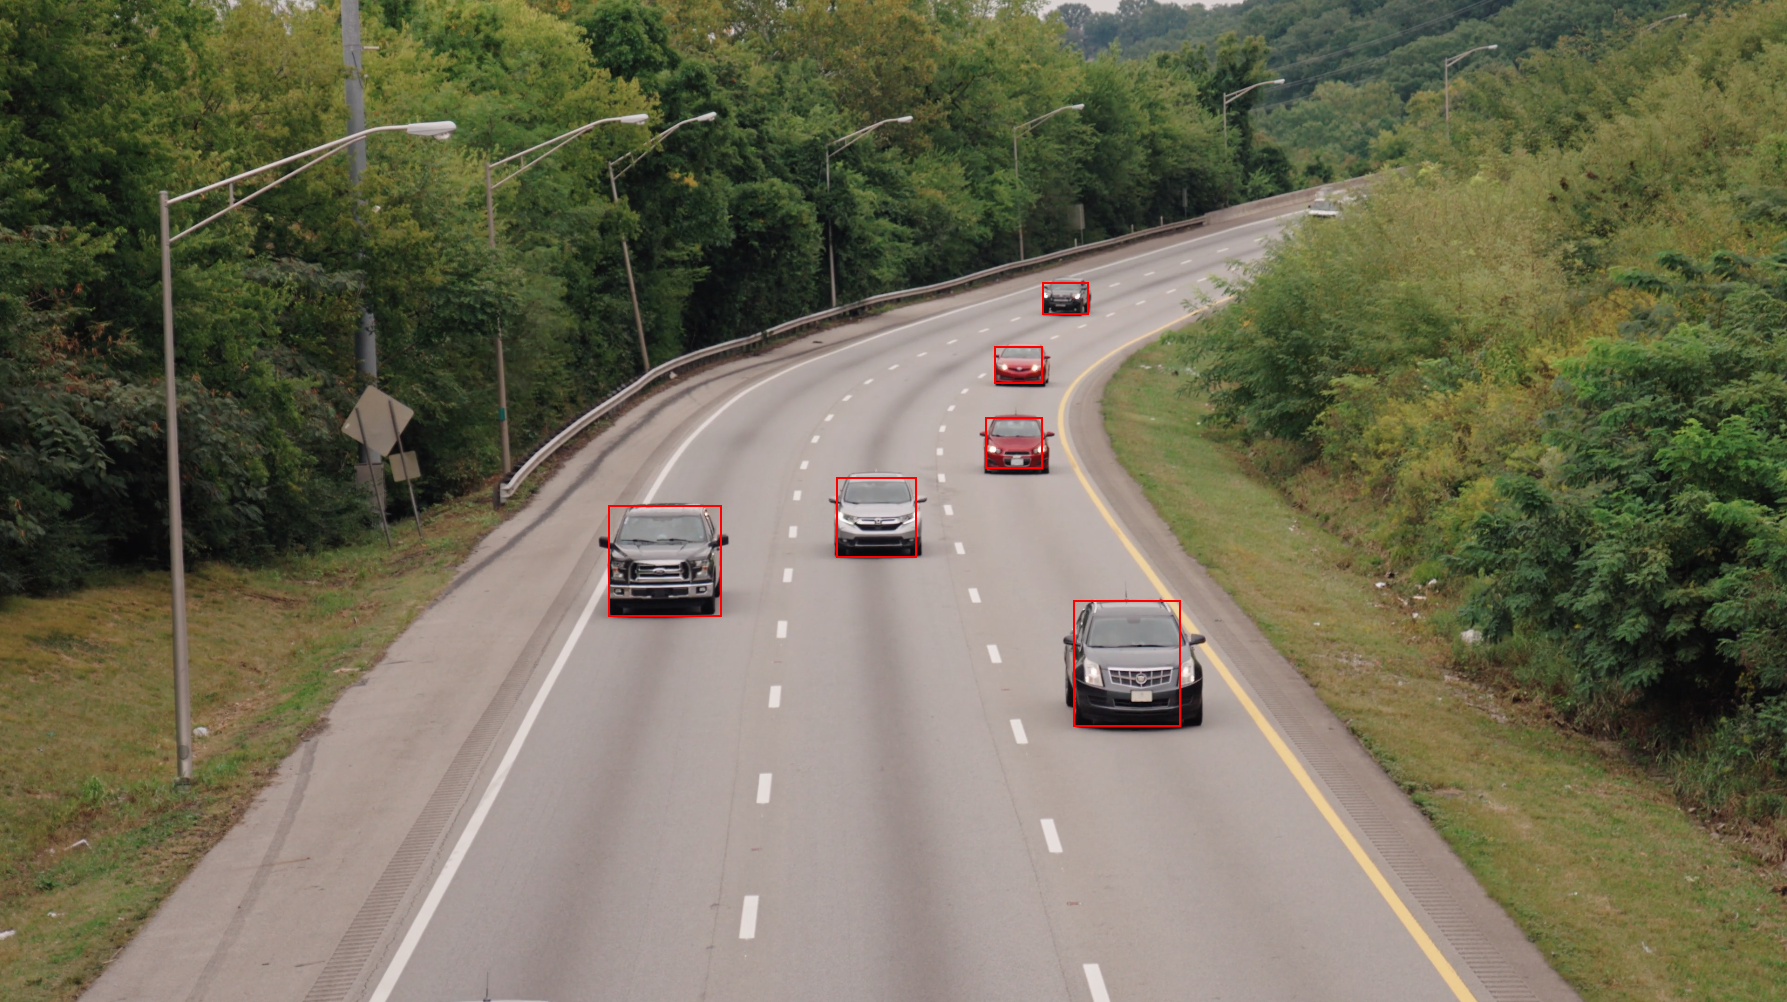

The script that saved this image:
#HW0-1
from PIL import Image, ImageDraw

with open('bounding_box.txt', 'r') as file:
    lines = file.readlines()

image_path = 'image.png'
image = Image.open(image_path)

draw = ImageDraw.Draw(image)

for line in lines:
    coordinates = list(map(int, line.strip().split()))
    num_boxes = len(coordinates)//4
    for i in range(num_boxes):
        x1, y1, x2, y2 = coordinates[i*4:i*4+4]
        draw.rectangle([x1, y1, x2, y2], outline='red', width=2)

image.save('hw0_110652036_1.png')